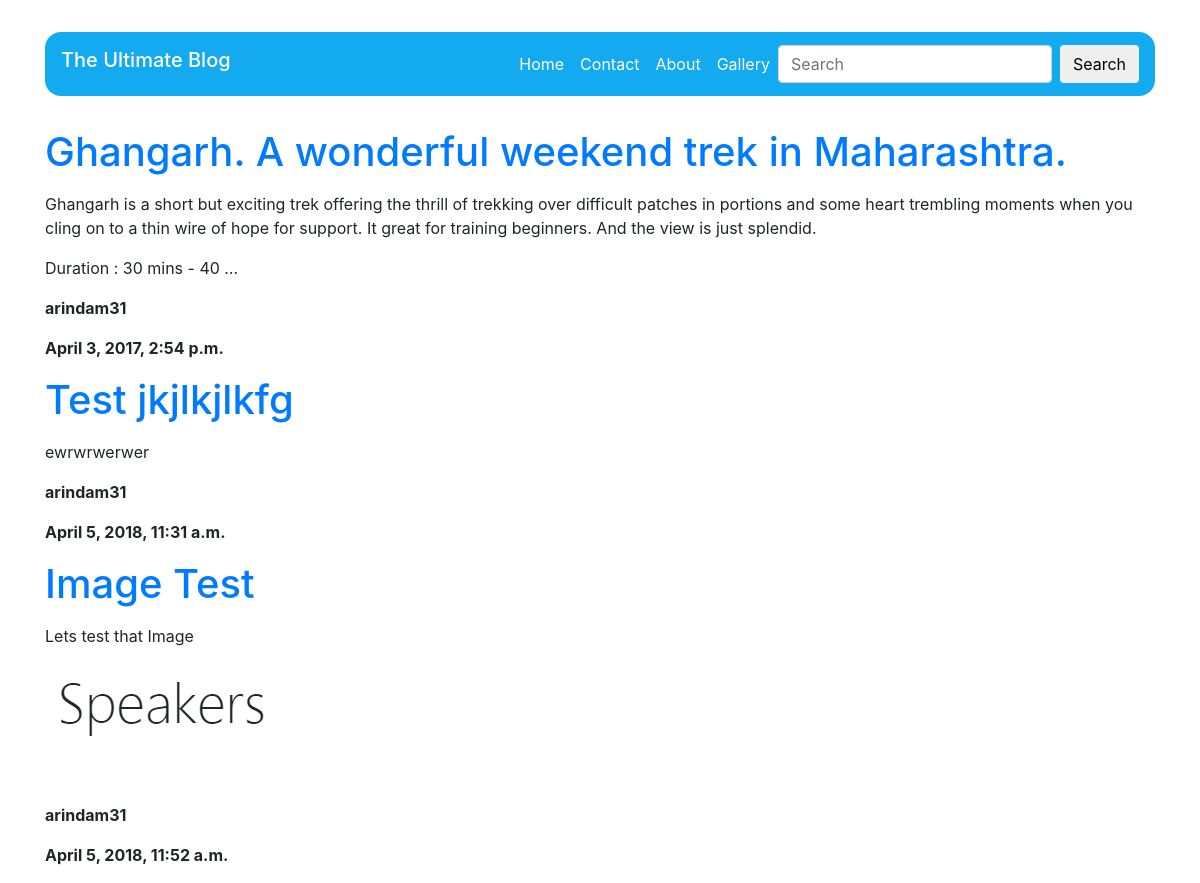
Page /posts on the earlier database version.
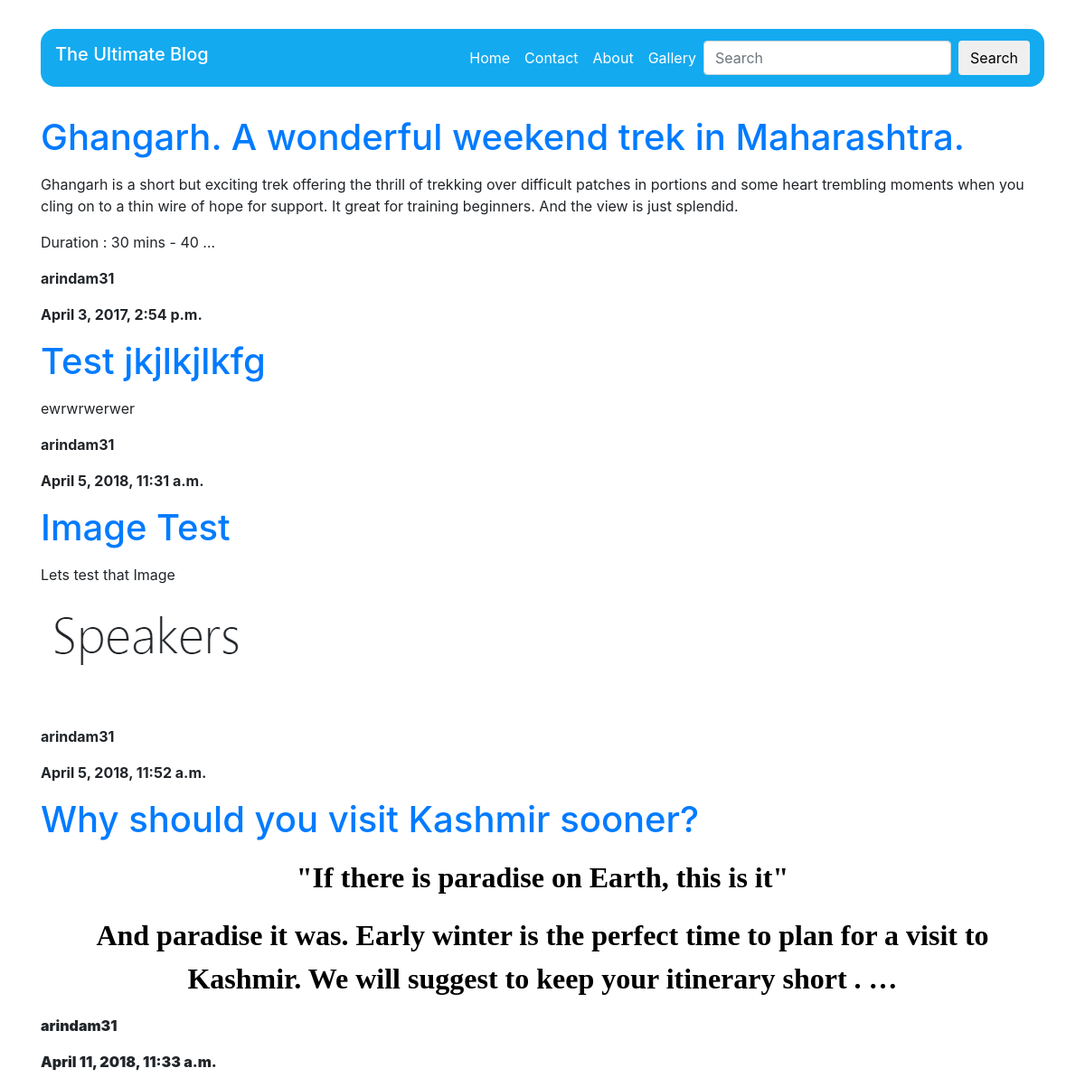
Same page on the later database version.
### blog/models.py (models this page shows, shortened)
class Post(models.Model):
	author = models.ForeignKey('auth.User', on_delete=models.CASCADE)
	title = models.CharField(max_length=200)
	text = RichTextField()
	created_date = models.DateTimeField(default=timezone.now)
	published_date = models.DateTimeField(blank=True, null=True)
	published = models.BooleanField(default=False)
	likes = models.PositiveIntegerField(default=0)
	favourite = models.BooleanField(default=False)
	tags = models.ManyToManyField(Tag, blank=True)

### blog/views.py (the view)
# urls.py: url(r'^posts$', views.post_list, name='post_list'),
def post_list(request):
    if not request.user.is_staff or not request.user.is_superuser:
        posts = models.Post.objects.filter(published=True, created_date__lte=timezone.now()).order_by('published_date')
    else:
        posts = models.Post.objects.filter(created_date__lte=timezone.now()).order_by('published_date')
    return render(request, 'blog/post_list.html', {'posts':posts})

### blog/templates/blog/post_list.html
{% extends 'blog/base.html' %}
{% block content %}
    {% if posts %}
        {% for post in posts %}
            <div class="post">
		    <h1><a href="{% url 'post_details' post.pk %}">{{ post.title }}</a> </h1>
                <p>{{ post.text| safe | truncatewords:"50" | linebreaksbr }} </p>
                <p><strong>{{ post.author }}</strong></p>
                <div class="date">
                    <p><strong>{{ post.created_date }}</strong></p>
                </div>
            </div>
        {% endfor %}
    {% endif %}
{% endblock %}

Differences in the rows shown:
added Post: title "Why should you visit Kashmir sooner?", text "\"If there is paradise on Earth, this is it\" And paradise it was. Early winter is the perfect time to plan for a visit to Kashmir. We will suggest to keep your itinerary short . …", author "arindam31", created_date "April 11, 2018, 11:33 a.m."
